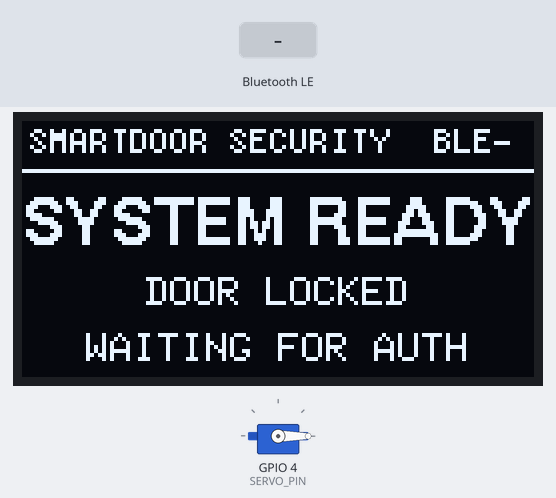
A sketch run on a simulated ESP32. Parts: 128×64 one-colour display, servo. The test bench sets the inputs (shaded band). Nothing arrives over Bluetooth unless stated; a phone connects over Bluetooth LE 3 s after start; what the sketch prints to the serial monitor is not drawn.

Above: at 1.5 s.
1.6 s: Bluetooth LE write "FACE_GRANTED" received
At 2.1 s:
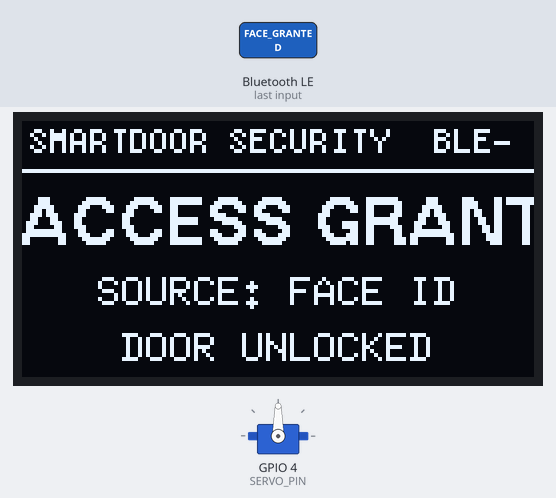
4.6 s: Bluetooth LE write "FINGER_DENIED" received
At 5.5 s:
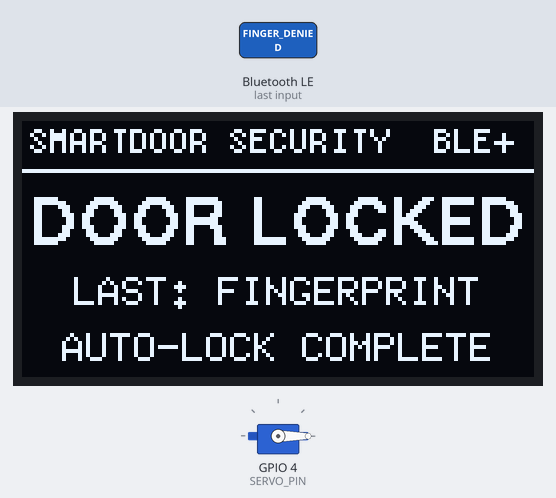
7.6 s: Bluetooth LE write "FINGER_GRANTED" received
At 8.1 s:
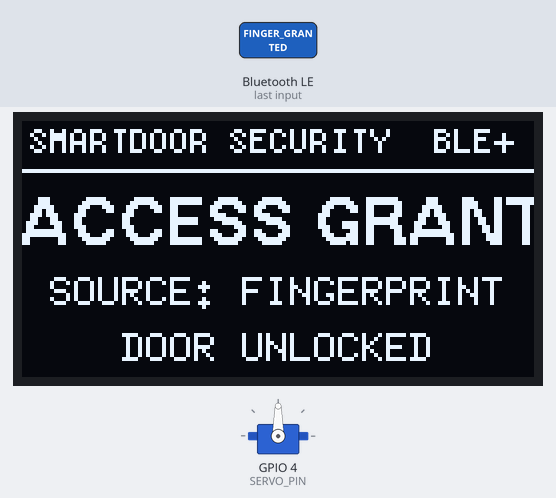
9.1 s: Bluetooth LE write "FACE_DENIED" received
At 10.4 s:
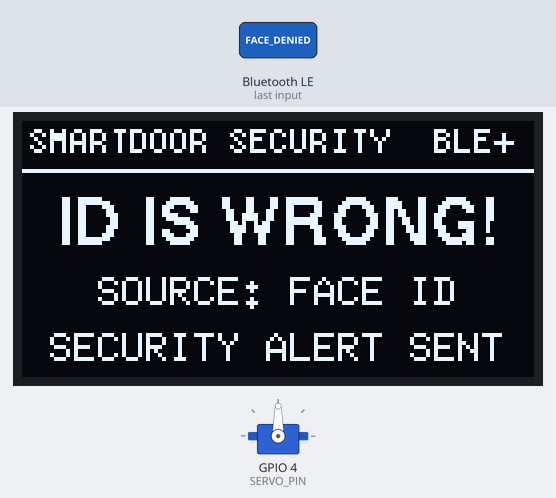
12.1 s: Bluetooth LE write "FACE_RECORDING" received
At 12.8 s:
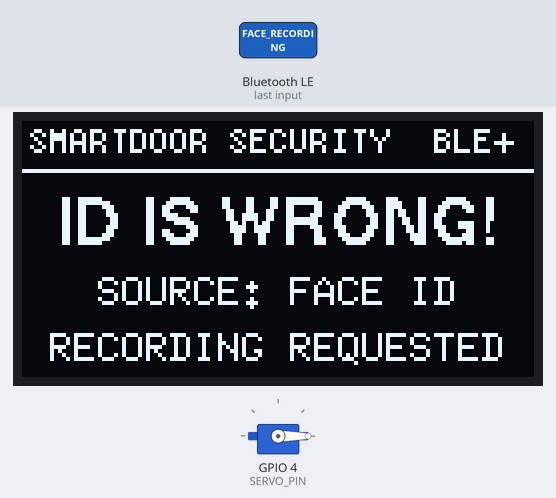
13.6 s: Bluetooth LE write "FINGER_RECORDING" received
At 14.2 s:
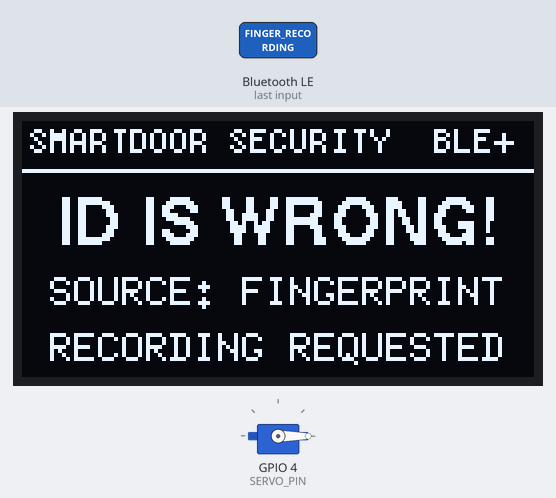
Timing chart, 0 to 16.6 s (numbered marks = the images above; inputs shaded):
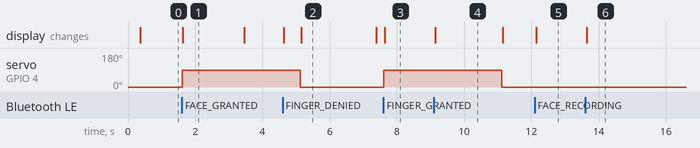

The sketch:

ESP-DLS.ino
```cpp
#include <Wire.h>
#include <U8g2lib.h>
#include <ESP32Servo.h>
#include <BLEDevice.h>
#include <BLEServer.h>
#include <BLEUtils.h>

// SmartDoor OLED + BLE firmware
// OLED: SH1106 128x64 I2C, SDA=21, SCL=22
// Servo signal GPIO 4. Use a separate regulated 5V supply for the servo,
// and connect its ground to ESP32 GND. Do not power a buzzing servo from 3V3.

static const char* DEVICE_NAME = "ESP32_DOOR_LOCK";
static const char* SERVICE_UUID = "12345678-1234-1234-1234-123456789abc";
static const char* CHARACTERISTIC_UUID = "abcdefab-1234-1234-1234-abcdefabcdef";

static const int SERVO_PIN = 4;
static const int LOCKED_ANGLE = 0;
static const int UNLOCKED_ANGLE = 90;
static const unsigned long AUTO_LOCK_MS = 3500;
static const unsigned long EVENT_SCREEN_MS = 5000;

U8G2_SH1106_128X64_NONAME_F_HW_I2C u8g2(U8G2_R0, U8X8_PIN_NONE);
Servo lockServo;

BLEServer* bleServer = nullptr;
BLECharacteristic* commandCharacteristic = nullptr;

// A BLE callback only queues the command; the main loop updates the OLED/servo.
char pendingCommand[64] = {0};
portMUX_TYPE commandMux = portMUX_INITIALIZER_UNLOCKED;
volatile bool commandPending = false;
volatile bool bleConnected = false;
volatile bool bleStateChanged = false;

bool unlocked = false;
unsigned long unlockStartedAt = 0;
bool eventScreenActive = false;
unsigned long eventScreenUntil = 0;
String screenTitle = "SYSTEM READY";
String screenSource = "WAITING FOR AUTH";
String screenDetail = "Use Face ID / Fingerprint";
String lastAuthSource = "NONE";

class DoorServerCallbacks : public BLEServerCallbacks {
  void onConnect(BLEServer* server) override {
    bleConnected = true;
    bleStateChanged = true;
  }

  void onDisconnect(BLEServer* server) override {
    bleConnected = false;
    bleStateChanged = true;
    BLEDevice::startAdvertising();
  }
};

class DoorCommandCallbacks : public BLECharacteristicCallbacks {
  void onWrite(BLECharacteristic* characteristic) override {
    // This ESP32 Arduino BLE version returns Arduino String from getValue().
    String command = characteristic->getValue();
    command.trim();
    if (command.length() == 0) return;

    char commandBuffer[64] = {0};
    command.toCharArray(commandBuffer, sizeof(commandBuffer));
    portENTER_CRITICAL(&commandMux);
    strncpy(pendingCommand, commandBuffer, sizeof(pendingCommand) - 1);
    pendingCommand[sizeof(pendingCommand) - 1] = '\0';
    commandPending = true;
    portEXIT_CRITICAL(&commandMux);
  }
};

void showEvent(const String& title, const String& source, const String& detail,
               unsigned long duration = EVENT_SCREEN_MS) {
  screenTitle = title;
  screenSource = source;
  screenDetail = detail;
  eventScreenActive = true;
  eventScreenUntil = millis() + duration;
}

void showGranted(const String& source) {
  lastAuthSource = source;
  lockServo.write(UNLOCKED_ANGLE);
  unlocked = true;
  unlockStartedAt = millis();
  showEvent("ACCESS GRANTED", "SOURCE: " + source, "DOOR UNLOCKED", AUTO_LOCK_MS);
}

void showDenied(const String& source) {
  lastAuthSource = source;
  // A denied authentication never moves the servo.
  showEvent("ID IS WRONG!", "SOURCE: " + source, "SECURITY ALERT SENT");
}

void showRecordingRequested(const String& source) {
  lastAuthSource = source;
  showEvent("ID IS WRONG!", "SOURCE: " + source, "RECORDING REQUESTED", 6000);
}

void processCommand(String command) {
  command.trim();
  command.toUpperCase();

  if (command == "FACE_GRANTED") {
    showGranted("FACE ID");
  } else if (command == "FINGER_GRANTED") {
    showGranted("FINGERPRINT");
  } else if (command == "FACE_DENIED") {
    showDenied("FACE ID");
  } else if (command == "FINGER_DENIED") {
    showDenied("FINGERPRINT");
  } else if (command == "FACE_RECORDING") {
    showRecordingRequested("FACE ID");
  } else if (command == "FINGER_RECORDING") {
    showRecordingRequested("FINGERPRINT");
  } else if (command == "FACE_RECORD_FAILED") {
    showEvent("ID IS WRONG!", "SOURCE: FACE ID", "PC RECORDING FAILED", 6000);
  } else if (command == "FINGER_RECORD_FAILED") {
    showEvent("ID IS WRONG!", "SOURCE: FINGERPRINT", "PC RECORDING FAILED", 6000);
  } else if (command == "LOCK") {
    lockServo.write(LOCKED_ANGLE);
    unlocked = false;
    showEvent("DOOR LOCKED", "MANUAL LOCK", "LOCK POSITION SET", 2500);
  } else if (command == "GRANTED") {
    // Backward-compatible with the earlier Android build.
    showGranted("AUTHENTICATION");
  } else if (command == "DENIED") {
    // Backward-compatible with the earlier Android build.
    showDenied("UNKNOWN ID");
  } else {
    showEvent("UNKNOWN COMMAND", command.substring(0, 18), "NO ACTION TAKEN", 2500);
  }
}

void drawCentered(const String& text, int y) {
  int width = u8g2.getStrWidth(text.c_str());
  int x = (128 - width) / 2;
  if (x < 0) x = 0;
  u8g2.drawStr(x, y, text.c_str());
}

void drawUI() {
  u8g2.clearBuffer();
  u8g2.setFont(u8g2_font_5x8_tf);
  u8g2.drawStr(2, 8, "SMARTDOOR SECURITY");
  u8g2.drawStr(103, 8, bleConnected ? "BLE+" : "BLE-");
  u8g2.drawHLine(0, 12, 128);

  if (eventScreenActive && (long)(millis() - eventScreenUntil) >= 0) {
    eventScreenActive = false;
  }

  if (eventScreenActive) {
    u8g2.setFont(u8g2_font_helvB12_tf);
    drawCentered(screenTitle, 31);
    u8g2.setFont(u8g2_font_6x10_tf);
    drawCentered(screenSource, 46);
    drawCentered(screenDetail, 60);
  } else {
    u8g2.setFont(u8g2_font_helvB12_tf);
    drawCentered(unlocked ? "DOOR UNLOCKED" : "SYSTEM READY", 31);
    u8g2.setFont(u8g2_font_6x10_tf);
    if (!bleConnected) {
      drawCentered("Waiting for Android app", 46);
      drawCentered("Open app and connect BLE", 60);
    } else {
      drawCentered("BLE CONNECTED", 46);
      drawCentered("Face ID / Fingerprint", 60);
    }
  }
  u8g2.sendBuffer();
}

void setup() {
  Serial.begin(115200);
  Wire.begin(21, 22);
  u8g2.begin();
  showEvent("SMARTDOOR", "STARTING SYSTEM", "PLEASE WAIT", 1500);
  drawUI();

  lockServo.setPeriodHertz(50);
  lockServo.attach(SERVO_PIN, 500, 2400);
  lockServo.write(LOCKED_ANGLE);
  delay(250);

  BLEDevice::init(DEVICE_NAME);
  bleServer = BLEDevice::createServer();
  bleServer->setCallbacks(new DoorServerCallbacks());
  BLEService* service = bleServer->createService(SERVICE_UUID);
  commandCharacteristic = service->createCharacteristic(
    CHARACTERISTIC_UUID,
    BLECharacteristic::PROPERTY_READ |
    BLECharacteristic::PROPERTY_WRITE |
    BLECharacteristic::PROPERTY_WRITE_NR
  );
  commandCharacteristic->setValue("READY");
  commandCharacteristic->setCallbacks(new DoorCommandCallbacks());
  service->start();

  BLEAdvertising* advertising = BLEDevice::getAdvertising();
  advertising->addServiceUUID(SERVICE_UUID);
  advertising->setScanResponse(true);
  BLEDevice::startAdvertising();

  Serial.println("SmartDoor ready; advertising as ESP32_DOOR_LOCK.");
  showEvent("SYSTEM READY", "DOOR LOCKED", "WAITING FOR AUTH", 1800);
  drawUI();
}

void loop() {
  char commandBuffer[64] = {0};
  portENTER_CRITICAL(&commandMux);
  if (commandPending) {
    strncpy(commandBuffer, pendingCommand, sizeof(commandBuffer) - 1);
    pendingCommand[0] = '\0';
    commandPending = false;
  }
  portEXIT_CRITICAL(&commandMux);
  String command = String(commandBuffer);

  if (command.length() > 0) {
    Serial.print("BLE command: ");
    Serial.println(command);
    processCommand(command);
    drawUI();
  }

  if (unlocked && millis() - unlockStartedAt >= AUTO_LOCK_MS) {
    lockServo.write(LOCKED_ANGLE);
    unlocked = false;
    showEvent("DOOR LOCKED", "LAST: " + lastAuthSource, "AUTO-LOCK COMPLETE", 2200);
    drawUI();
  }

  if (bleStateChanged) {
    bleStateChanged = false;
    if (!eventScreenActive) drawUI();
  }

  static unsigned long lastRedraw = 0;
  if (millis() - lastRedraw >= 200) {
    lastRedraw = millis();
    drawUI();
  }
  delay(10);
}
```

Measured:
- after the input at 1.6 s, servo on GPIO 4 (SERVO_PIN): 0° → 90° at once; the display: changes at once (image 1)
- after the input at 4.6 s, the display: first changes at once (image 2 shows a later state)
- after the input at 7.6 s, servo on GPIO 4 (SERVO_PIN): 0° → 90° at once; the display: changes at once (image 3)
- after the input at 9.1 s, the display: changes at once (image 4)
- after the input at 12.1 s, the display: changes at once (image 5)
- after the input at 13.6 s, the display: changes after 0.05 s (image 6)
- what the display in image 2 shows lasts 2.2 s, from 5.2 s to 7.4 s
